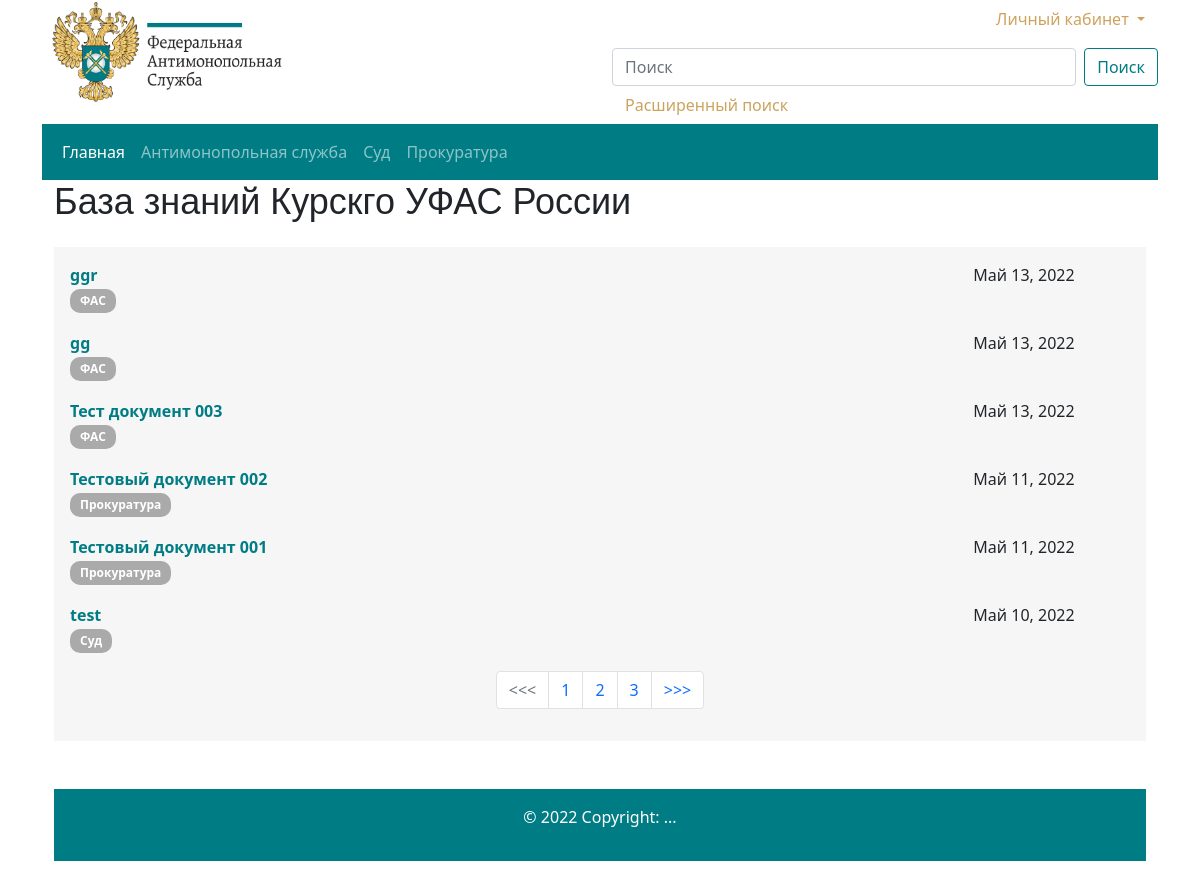
The app's page /, older data.
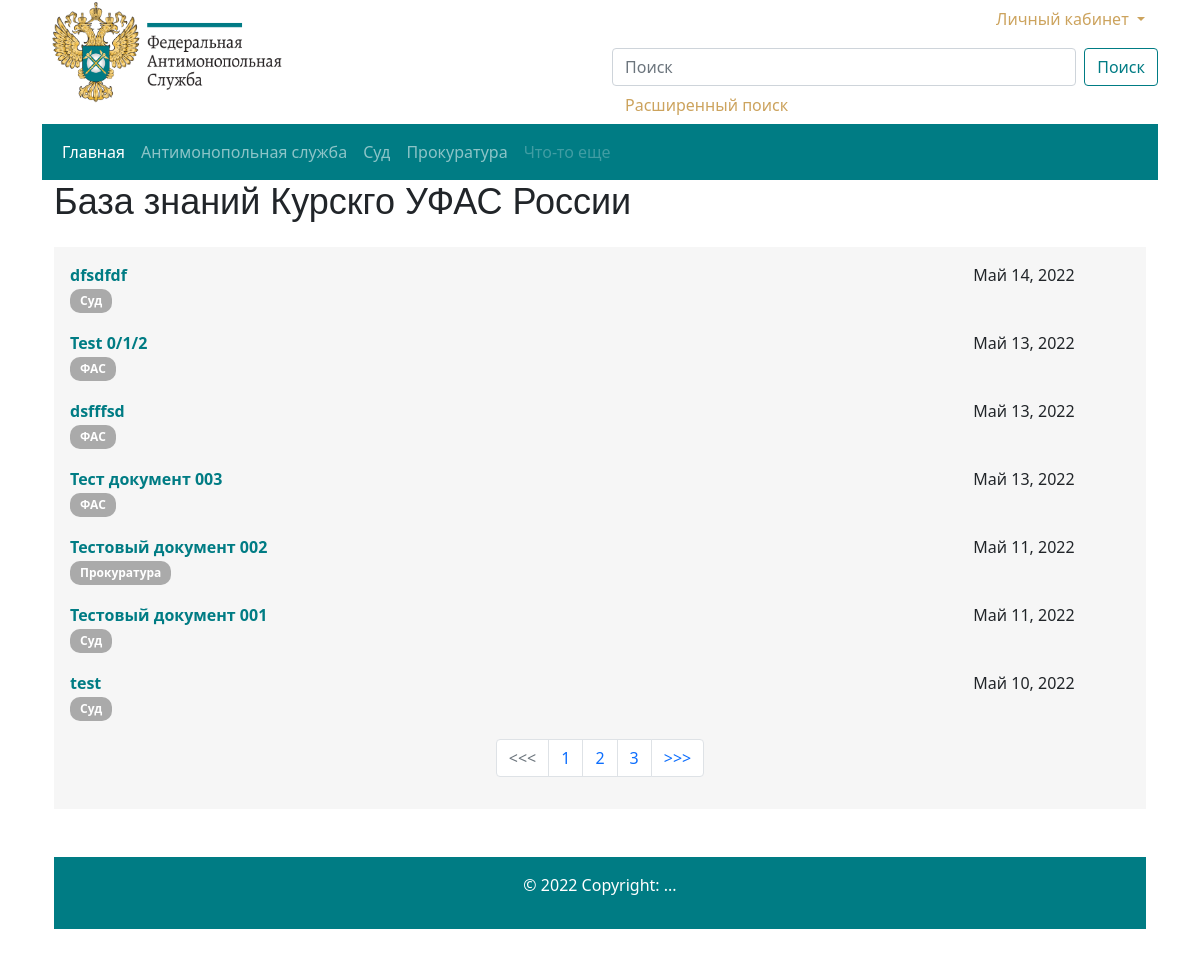
The same page, newer data.
### base/models.py (models this page shows, shortened)
class Category(models.Model):
    title = models.CharField(verbose_name="Категория", max_length=250)
    slug = models.SlugField("Ссылка", max_length=250, unique=True)
    class Meta:
        verbose_name = "Категория"
        verbose_name_plural = "Категории"
    def __str__(self):
        return self.title

class Document(models.Model):
    title = models.CharField(verbose_name="Заголовок", max_length=250)
    slug = models.SlugField("Ссылка", max_length=250, unique=True)
    user = models.ForeignKey(User,
                             verbose_name="Пользователь",
                             on_delete=models.CASCADE)
    category = models.ForeignKey(
        Category, verbose_name="Категория", related_name="categories",
        on_delete=models.CASCADE)
    law = models.ManyToManyField(
        Law, verbose_name="Закон",
        blank=True)
    text = models.TextField(verbose_name="Текст", blank=True, null=True)
    date_create = models.DateTimeField(
        auto_now_add=True, verbose_name="Дата создания")
    date_update = models.DateTimeField(
        auto_now=True, verbose_name="Дата обновления")
    class Meta:
        verbose_name = "Документ"
        verbose_name_plural = "Документы"

### base/views.py (the view)
# urls.py: path('', views.DocumentListView.as_view(), name="home"),
class DocumentListView(ListView):
    model = Document
    template_name = 'base/index.html'
    context_object_name = 'documents_list'
    def get_queryset(self):
        return Document.objects.order_by('-date_create')
    def get_context_data(self, **kwargs):
        context = super(DocumentListView, self).get_context_data(**kwargs)
        context['laws'] =Law.objects.all()
        context['category'] = Category.objects.all()
        return context

### base/templates/base/index.html (shortened to what this page needs)
{% extends 'base.html' %}
{% load static %}
{% block content %}
    <h1>База знаний Курскго УФАС России</h1>
    <div class="grey-card">
        {% for document in documents_list %}
            <div class="row" style="padding-bottom: 1rem;">
                <div class="col-sm-10">
                    <b style="font-size: 12pt;">
                        <a target="_blank" href="/document/{{document.slug}}/"> {{ document.title }}</a>
                    </b>
                </div>
                <div class="col-sm-2 text-right">
                    {{document.date_create.date}}
                </div>
                <div class="row">
                    <div class="col-sm-9">
                        <a href="/category/{{document.category.slug}}/" class="badge badge-disabled" style="margin: 2px 0; padding: 6px 10px;">
                            {{ document.category }}
                        </a>
                    </div>
                </div>
            </div>
        {% endfor %}
        <nav aria-label="Page navigation example">
            <ul class="pagination justify-content-center">
              <li class="page-item disabled">
                <a class="page-link" href="#" tabindex="-1" aria-disabled="true"><<< </a>
              </li>
              <li class="page-item"><a class="page-link" href="#">1</a></li>
              <li class="page-item"><a class="page-link" href="#">2</a></li>
              <li class="page-item"><a class="page-link" href="#">3</a></li>
              <li class="page-item">
                <a class="page-link" href="#">>>></a>
              </li>
            </ul>
          </nav>
    </div>
{% endblock content %}

### base/templates/base.html (shortened to what this page needs)
{% load static %}
<!DOCTYPE html>
<html>
<head>
<link rel="stylesheet" href="{% static '/css/bootstrap.min.css' %}"  type="text/css" />
<link rel="stylesheet" href="{% static '/css/style.css' %}"  type="text/css" />
</head>
<body>
    {% include 'include/header.html' %}
        <div class="container">
            <div class="row">
                <div class="col-sm-12">
                    {% block content %}
                    {% endblock content %}
                </div>
            </div>
        </div>
    {% include 'include/footer.html' %}
</body>
</html>

### base/templates/include/header.html (shortened to what this page needs)
{% load static %}
<div class="container">
  <div class="row" >
    <div class="col-sm-6">
      <a class="navbar-brand" href="/admin">
        <img src="{% static '/logo.png' %}" alt="" width="250" height="110">
      </a>
    </div>
    <div class="col-sm-6">
      <ul class="nav position-relative">
        {% if request.user.is_authenticated %}
          <li class="nav-item dropdown position-absolute top-0 end-0">
            <a class="nav-link dropdown-toggle" href="#" id="navbarScrollingDropdown" role="button" data-bs-toggle="dropdown" aria-expanded="false" style="color: #cca35d;">
              {{ user.username }}
            </a>
            <ul class="dropdown-menu" aria-labelledby="navbarScrollingDropdown">
                {% comment %}
              <li><a class="dropdown-item" href=" {% url 'createcategory' %} ">Добавить категорию</a></li>
              <li><a class="dropdown-item" href="{% url 'createlaw' %} ">Добавить закон</a> </li>
              {% endcomment %}
                 <li><a class="dropdown-item" href="{% url 'createdocument' %} ">Добавить документ</a></li>
              <li><hr class="dropdown-divider"></li>
              <li>
                <form action="{% url 'logoutuser' %}" method="POST">
                  {% csrf_token %}
                  <li><button type="submit" class="btn btn-light">Выйти</button></li>
                </form>
              </li>
            </ul>
          </li>
        {% else %}
          <li class="nav-item dropdown position-absolute top-0 end-0">
            <a class="btn dropdown-toggle" href="#" role="button" id="dropdownMenuLink" data-bs-toggle="dropdown" aria-expanded="false" style="color: #cca35d;">
              Личный кабинет
            </a>
          </li>
        {% endif %}
      </ul>
    <div class="col-sm"> </div>
    <div class="col-sm"> </div>
    <div class="col-sm">
      <form class="d-flex" action="{% url 'search' %}" method="get">
        <input class="form-control me-2" name="q" type="search" placeholder="Поиск" aria-label="Поиск">
        <button class="btn btn-outline-success" type="submit">Поиск</button>
           </form>
      <a class="btn" href="#" role="button" aria-expanded="false" style="color: #cca35d;">
        Расширенный поиск
      </a>
    </div>
  </div>
</div>
<nav class="navbar navbar-expand-lg navbar-dark"  style="color:#805f26; background-color:#007c84;">
  <div class="container-md">
    <ul class="navbar-nav mr-auto mb-3 mb-lg-0 ">
        <li class="nav-item dropdown">
            <a class="{% if request.path == '/' %}active{% endif %} nav-link dropbtn" aria-current="page" href="/"> Главная </a>
          </li>
        {% for cat in category.all %}
        {% if cat.title == "ФАС" %}
      <li class="nav-item dropdown">
        <a class="{% if request.path == '/category/fas/' %}active{% endif %}  nav-link dropbtn" href="/category/{{cat.slug}}/" id="navbarDropdown" role="button" aria-expanded="false">
          Антимонопольная служба
        </a>
      </li>
      {% elif cat.title == "Суд" %}
      <li class="nav-item dropdown">
        <a class="{% if request.path == '/category/sud/' %}active{% endif %}  nav-link dropbtn " id="navbarDropdown" aria-current="page" href="/category/{{cat.slug}}/"> {{cat.title}}</a>
      </li>
      {% elif cat.title == "Прокуратура" %}
      <li class="nav-item dropdown">
        <a class="{% if request.path == '/category/prokuratura/' %}active{% endif %} nav-link dropbtn" aria-current="page" href="/category/{{cat.slug}}/"> {{cat.title}}</a>
      </li>
      {% else %}
      <li class="nav-item">
        <a class="nav-link2 nav-link disabled" href="#" tabindex="-1" aria-disabled="true">Что-то еще</a>
      </li>
    </ul>
    {% endif %}
    {% endfor %}
  </div>
</nav>

### base/templates/include/footer.html
<div class="container-md">
<footer class="py-3 my-4 " style="background-color:#007c84;">
    <p class=" text-center text-white">  © 2022 Copyright:
        <a class="text-white" href="#"> ... </a>
    </p>
  </footer>
</div>

### static/css/style.css (style rules this page uses)
.dropbtn { color: white; border: none; cursor: pointer; }
.dropdown { position: relative; display: inline-block; }
.grey-card { background-color: #f6f6f6; padding: 1rem; margin: 1.5rem 0; }
a { text-decoration: none; color: #007c84; }
.badge { display: inline-block; min-width: 10px; padding: 3px 7px; font-size: 12px; font-weight: bold; color: #fff; line-height: 1; vertical-align: middle; white-space: nowrap; text-align: center; background-color: #777; border-radius: 10px; }
.badge-disabled { margin: 2px 0; padding: 6px 10px; background-color: #aaaaaa; }
b, strong { font-weight: bold; }
h1, h2, h3, h4, h5, .navbar-brand { font-family: "RaleighC BT", sans-serif !important; }
h1, .h1 { font-size: 36px; }

Row changes from the older to the newer data that the page shows:
removed Document: title "ggr", date_create "Май 13, 2022", category "ФАС"
removed Document: title "gg", date_create "Май 13, 2022", category "ФАС"
added Category: title "Что-то еще"
added Document: title "dfsdfdf", date_create "Май 14, 2022", category "Суд"
added Document: title "Test 0/1/2", date_create "Май 13, 2022", category "ФАС"
added Document: title "dsfffsd", date_create "Май 13, 2022", category "ФАС"
changed Document "Тестовый документ 001": category "Прокуратура" → "Суд"
